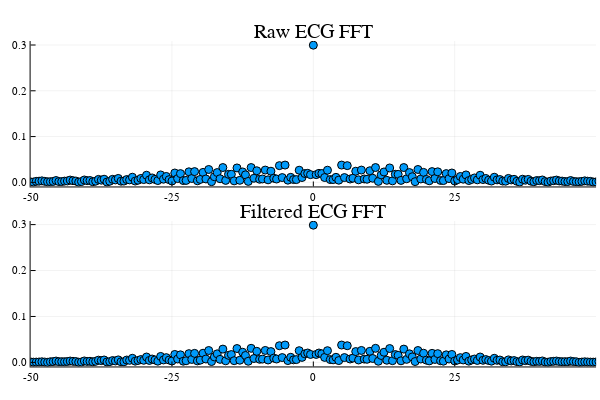

The notebook cell this image was saved under:
### Markdown cell above
7. plot the Fourier Transforms

### Code cell
frequencies = ((-N/2):(N/2-1)) * fs / N

p1 = plot(frequencies, abs.(F), seriestype = :scatter, title="Raw ECG FFT", xlim=(-50,50))
p2 = plot(frequencies, abs.(F_filtered), seriestype = :scatter, title="Filtered ECG FFT", xlim=(-50,50))
plot(p1, p2, layout=(2,1), label="")

### Figure 1 — Plotly figure (JSON) as saved in the notebook; plotly's stock layout.template omitted (floating-point values rounded to 4 significant figures; data arrays with more than 128 entries replaced by an {"elided": "..."} marker saying what was removed)
{"data": [{"colorbar": {"title": ""}, "legendgroup": "", "marker": {"color": "rgba(0, 154, 250, 1.000)", "line": {"color": "rgba(0, 0, 0, 1.000)", "width": 1}, "size": 8, "symbol": "circle"}, "mode": "markers", "name": "", "showlegend": false, "type": "scatter", "x": {"elided": "720 float values"}, "xaxis": "x1", "y": {"elided": "720 float values"}, "yaxis": "y1", "zmax": null, "zmin": null}, {"colorbar": {"title": ""}, "legendgroup": "", "marker": {"color": "rgba(0, 154, 250, 1.000)", "line": {"color": "rgba(0, 0, 0, 1.000)", "width": 1}, "size": 8, "symbol": "circle"}, "mode": "markers", "name": "", "showlegend": false, "type": "scatter", "x": {"elided": "720 float values"}, "xaxis": "x2", "y": {"elided": "720 float values"}, "yaxis": "y2", "zmax": null, "zmin": null}], "layout": {"annotations": [{"font": {"color": "rgba(0, 0, 0, 1.000)", "family": "sans-serif", "size": 20}, "rotation": 0, "showarrow": false, "text": "Raw ECG FFT", "x": 0.5222, "xanchor": "center", "xref": "paper", "y": 1, "yanchor": "top", "yref": "paper"}, {"font": {"color": "rgba(0, 0, 0, 1.000)", "family": "sans-serif", "size": 20}, "rotation": 0, "showarrow": false, "text": "Filtered ECG FFT", "x": 0.5222, "xanchor": "center", "xref": "paper", "y": 0.5, "yanchor": "top", "yref": "paper"}], "height": 400, "legend": {"bgcolor": "rgba(255, 255, 255, 1.000)", "bordercolor": "rgba(0, 0, 0, 1.000)", "borderwidth": 1, "font": {"color": "rgba(0, 0, 0, 1.000)", "family": "sans-serif", "size": 11}, "title": {"font": {"color": "rgba(0, 0, 0, 1.000)", "family": "sans-serif", "size": 15}, "text": ""}, "tracegroupgap": 0, "traceorder": "normal", "x": 1, "xanchor": "auto", "y": 1, "yanchor": "auto"}, "margin": {"b": 20, "l": 0, "r": 0, "t": 20}, "paper_bgcolor": "rgba(255, 255, 255, 1.000)", "plot_bgcolor": "rgba(255, 255, 255, 1.000)", "showlegend": true, "width": 600, "xaxis1": {"anchor": "y1", "domain": [0.05101, 0.9934], "gridcolor": "rgba(0, 0, 0, 0.100)", "gridwidth": 0.5, "linecolor": "rgba(0, 0, 0, 1.000)", "mirror": false, "range": [-50, 50], "showgrid": true, "showline": true, "showticklabels": true, "tickangle": 0, "tickcolor": "rgb(0, 0, 0)", "tickfont": {"color": "rgba(0, 0, 0, 1.000)", "family": "sans-serif", "size": 11}, "tickmode": "array", "ticks": "inside", "ticktext": ["-50", "-25", "0", "25", "50"], "tickvals": [-50, -25, 0, 25, 50], "title": "", "titlefont": {"color": "rgba(0, 0, 0, 1.000)", "family": "sans-serif", "size": 15}, "type": "-", "visible": true, "zeroline": false, "zerolinecolor": "rgba(0, 0, 0, 1.000)"}, "xaxis2": {"anchor": "y2", "domain": [0.05101, 0.9934], "gridcolor": "rgba(0, 0, 0, 0.100)", "gridwidth": 0.5, "linecolor": "rgba(0, 0, 0, 1.000)", "mirror": false, "range": [-50, 50], "showgrid": true, "showline": true, "showticklabels": true, "tickangle": 0, "tickcolor": "rgb(0, 0, 0)", "tickfont": {"color": "rgba(0, 0, 0, 1.000)", "family": "sans-serif", "size": 11}, "tickmode": "array", "ticks": "inside", "ticktext": ["-50", "-25", "0", "25", "50"], "tickvals": [-50, -25, 0, 25, 50], "title": "", "titlefont": {"color": "rgba(0, 0, 0, 1.000)", "family": "sans-serif", "size": 15}, "type": "-", "visible": true, "zeroline": false, "zerolinecolor": "rgba(0, 0, 0, 1.000)"}, "yaxis1": {"anchor": "x1", "domain": [0.5376, 0.9415], "gridcolor": "rgba(0, 0, 0, 0.100)", "gridwidth": 0.5, "linecolor": "rgba(0, 0, 0, 1.000)", "mirror": false, "range": [-0.008974, 0.3087], "showgrid": true, "showline": true, "showticklabels": true, "tickangle": 0, "tickcolor": "rgb(0, 0, 0)", "tickfont": {"color": "rgba(0, 0, 0, 1.000)", "family": "sans-serif", "size": 11}, "tickmode": "array", "ticks": "inside", "ticktext": ["0.0", "0.1", "0.2", "0.3"], "tickvals": [0, 0.1, 0.2, 0.3], "title": "", "titlefont": {"color": "rgba(0, 0, 0, 1.000)", "family": "sans-serif", "size": 15}, "type": "-", "visible": true, "zeroline": false, "zerolinecolor": "rgba(0, 0, 0, 1.000)"}, "yaxis2": {"anchor": "x2", "domain": [0.03762, 0.4415], "gridcolor": "rgba(0, 0, 0, 0.100)", "gridwidth": 0.5, "linecolor": "rgba(0, 0, 0, 1.000)", "mirror": false, "range": [-0.008798, 0.3078], "showgrid": true, "showline": true, "showticklabels": true, "tickangle": 0, "tickcolor": "rgb(0, 0, 0)", "tickfont": {"color": "rgba(0, 0, 0, 1.000)", "family": "sans-serif", "size": 11}, "tickmode": "array", "ticks": "inside", "ticktext": ["0.0", "0.1", "0.2", "0.3"], "tickvals": [0, 0.1, 0.2, 0.3], "title": "", "titlefont": {"color": "rgba(0, 0, 0, 1.000)", "family": "sans-serif", "size": 15}, "type": "-", "visible": true, "zeroline": false, "zerolinecolor": "rgba(0, 0, 0, 1.000)"}}}
